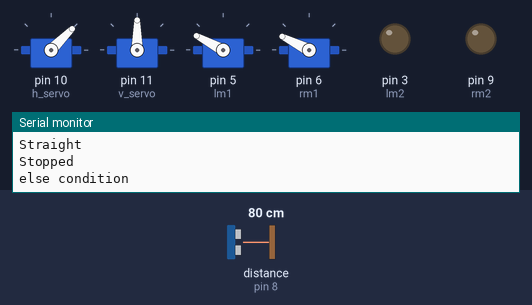
A sketch run on a simulated Arduino Uno, built with avr-gcc and run on an emulated ATmega328P. Shown: 4 × servo, output pins drawn as LEDs (lit = HIGH), the last lines printed to the serial monitor. Wiring (inferred from the names in the program): ultrasonic range finder: trigger pin 12; echo pin 8; 2 × servo: signal pin 5 / signal pin 6. The inputs (shaded band) are chosen by the test bench; at power-on: distance to the obstacle (sensor on pin 8) 80 cm. The echo pulse lasts 58.3 µs per cm; servo pulses on a pin are drawn as a servo (544–2400 µs = 0–180°); pins used as bus, display or sensor lines are not drawn.

Above: at 1.2 s.
1.3 s: distance to the obstacle (sensor on pin 8) set to 18 cm
4.3 s: distance to the obstacle (sensor on pin 8) set to 13 cm
At 4.86 s:
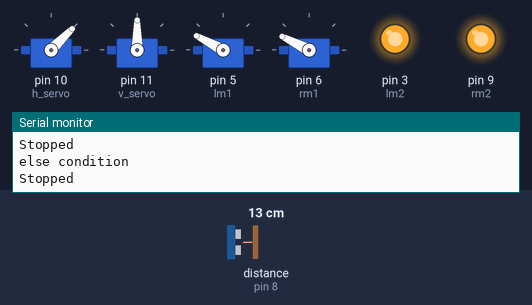
7.3 s: distance to the obstacle (sensor on pin 8) set to 35 cm
At 7.79 s:
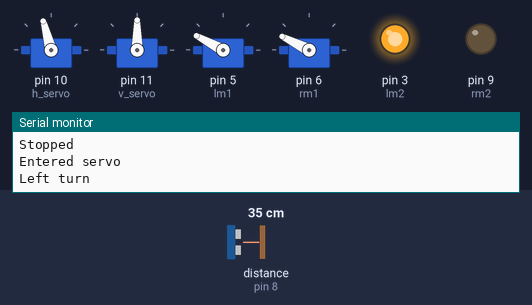
10.3 s: distance to the obstacle (sensor on pin 8) set to 2 cm
At 11.61 s:
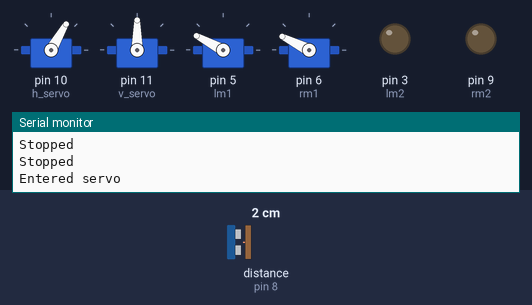
13.3 s: distance to the obstacle (sensor on pin 8) set to 120 cm
At 14.8 s:
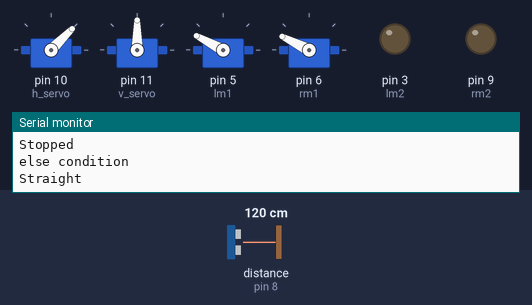
Timing chart, 0 to 16.3 s (numbered marks = the images above; inputs shaded):
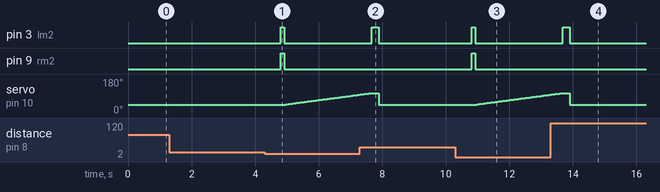

Measured:
- the behaviour switches between 16 and 15 cm on distance to the obstacle (sensor on pin 8) (found by bisection; images 0 and 1)
- after the input at 4.3 s, pin 3 (lm2), pin 9 (rm2): LOW → HIGH after 0.51 s, → LOW 0.10 s later; servo on pin 10 (h_servo): moves from 45° to 97° over 2.3 s, starting after 0.66 s
- after the input at 7.3 s, pin 3 (lm2): LOW → HIGH after 0.37 s, → LOW 0.23 s later
- after the input at 10.3 s, pin 3 (lm2), pin 9 (rm2): LOW → HIGH after 0.52 s, → LOW 0.10 s later; servo on pin 10 (h_servo): moves from 45° to 97° over 2.3 s, starting after 0.67 s
- after the input at 13.3 s, pin 3 (lm2): LOW → HIGH after 0.38 s, → LOW 0.23 s later

The sketch:

obstacle_avoidance_3.ino
```cpp
 #include <Servo.h>
Servo h_servo,v_servo;//horizontal servo on 10

//Ultrasonic Pins
const int trigPin = 12;
const int echoPin = 8;


int temp,temp1,pos,i,obj,crazy=0;
const long interval = 1000;
unsigned long previousMillis = 0;
unsigned long currentMillis=0;
bool flag=false;
//int pos=0;

//Motor Pins lm1 stands for left motor 1 and accordingly
int lm2=3;
int lm1=5;
int rm1=6;
int rm2=9;


long duration;
int distance;

void setup()
{
  pinMode(trigPin, OUTPUT);
  pinMode(echoPin, INPUT);

  pinMode(lm1,OUTPUT);
  pinMode(lm2,OUTPUT);
  pinMode(rm1,OUTPUT);
  pinMode(rm2,OUTPUT);

  h_servo.attach(10);
  v_servo.attach(11);
  h_servo.write(45);


  Serial.begin(9600);
}

void loop()
{
  ultrasonic();
  if(distance<=14)
  {
     stop1(500);
     reverse(100);
     stop1(1);
    start_servo();
    Serial.println("First condition");
  }
  else //if(distance>=5)
  {
    forward();
    delay(1);
    stop1(1);
    Serial.println("else condition");
  }
  //delay(100);

}

void start_servo()
{
  Serial.println("Entered servo");
  ultrasonic();
   for (pos = 45; pos <= 105; pos += 1)
    {
      h_servo.write(pos);
      delay(45);
    }

    ultrasonic();
    if(distance>=14)
    {
      left_turn();
      delay(225);
      h_servo.write(45);
      stop1(25);
      Serial.println("Left turn");
    }
    else
    {
      for (pos = 90; pos >= 0; pos -= 1)
    {
      h_servo.write(pos);
      delay(75);
    }
      ultrasonic();
      if(distance>=14)
    {
      right_turn();
      delay(225);
      h_servo.write(45);
      stop1(25);
    }
    else
    {
    reverse(1000);
    //delay(1000);//Making a Turn Over
    h_servo.write(45);

    }

    }


    Serial.println("Rotating horizontal servo");
      ultrasonic();
  }


void forward()
{
  ultrasonic();
  if (distance>=14)
  {
  analogWrite(lm1,129);
  analogWrite(rm1,119);
  digitalWrite(rm2,LOW);
  digitalWrite(lm2,LOW);
  //delay(1);
  delay(1);


  Serial.println("Straight");
  }
}
void reverse(int interval)
{
  analogWrite(lm2,255);
  analogWrite(rm2,255);
  digitalWrite(rm1,LOW);
  digitalWrite(lm1,LOW);
  delay(interval);
}
void right_turn()
{
  digitalWrite(lm1,HIGH);
  digitalWrite(rm2,HIGH);
  digitalWrite(rm1,LOW);
  digitalWrite(lm2,LOW);
  delay(1);
  /*analogWrite(lm1,0);
  analogWrite(rm1,0);
  digitalWrite(rm2,LOW);
  digitalWrite(lm2,LOW);
  delay(1);*/

  Serial.println("Right turn");
}

void left_turn()
{
  digitalWrite(rm1,HIGH);
  digitalWrite(lm2,HIGH);
  digitalWrite(lm1,LOW);
  digitalWrite(rm2,LOW);
  delay(1);
 /* analogWrite(lm1,0);
  analogWrite(rm1,0);
  digitalWrite(rm2,LOW);
  digitalWrite(lm2,LOW);
  delay(1);*/
  Serial.println("Left turn");
}

void stop1(int interval)
{
  digitalWrite(lm1,LOW);
  digitalWrite(rm2,LOW);
  digitalWrite(rm1,LOW);
  digitalWrite(lm2,LOW);
  delay(interval);
  Serial.println("Stopped");
}


void ultrasonic()
{
digitalWrite(trigPin, LOW);
delayMicroseconds(2);
digitalWrite(trigPin, HIGH);
delayMicroseconds(10);
digitalWrite(trigPin, LOW);
duration = pulseIn(echoPin, HIGH);// Reads the echoPin, returns the sound wave travel time in microseconds
distance = (duration/2) / 29.1;
/*
Serial.print("Distance=");
Serial.println(distance);*/

}
```
